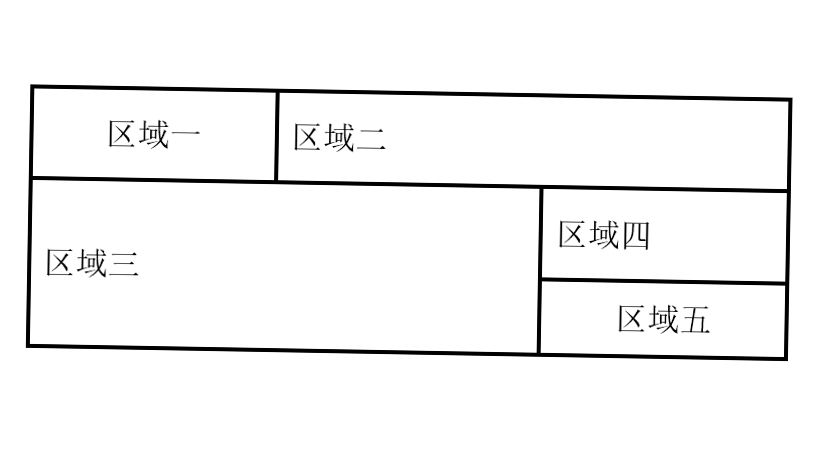
#> input picture img/20200101.png, 819 x 449 px
$ python DemoContours.py
#> lines starting #> are read from the running program, lines starting #| are printed output that depends on the picture; after the words box and inside, x2 and y2 are one past the last pixel; in counts of white or black regions, pixels touching at a corner belong together
### kocr/FurthestApartPointsFinder.py
import numpy as np
from kocr import basis


def find(number, points, norm=np.linalg.norm):
    vects = dict([(p, np.array(p)) for p in points])
    dists = dict()
    for a in points:
        for b in points:
            d = norm(vects[a] - vects[b])
            dists[(a, b)] = d
            dists[(b, a)] = d
    apart = []  # 分离点
    cache = dict()  # key点到其余分离点的距离之和
    for point in points:
        if len(apart) < number:
            apart.append(point)
            if len(apart) == number:
                for p in apart:
                    cache[p] = sum([dists[(p, q)] for q in apart if q != p])
        else:
            if point not in cache:
                # 找出离当前节点a最近的现有b
                temp = [(p, cache[p], sum([dists[(point, q)] for q in apart if q != p])) for p in apart]
                temp.sort(key=lambda p: p[2] - p[1], reverse=True)
                for p, old, new in temp:
                    # 如果现有apart集合中存在一个点p，使得给定point到apart点(除p以外)的距离之和更大，则用point替换p点
                    if new > old:
                        idx = apart.index(p)
                        del cache[p]
                        cache[point] = new
                        apart[idx] = point
                        break
    return apart

### kocr/ConvexPointsConnector.py
import numpy as np
from kocr import basis


def connect(points, norm=np.linalg.norm):
    path = []
    rest = list(points)
    last = None
    curr = None
    while len(rest) > 0:
        if last is None:
            curr = rest.pop()
        else:
            curr = rest.pop(basis.minindex([norm(np.array(last) - np.array(p)) for p in rest]))
        last = curr
        path.append(last)
    return path


def path_distances(path, norm=np.linalg.norm):
    last = None
    dists = []
    for p in path:
        if last is not None:
            dists.append(norm(np.array(p) - np.array(last)))
        last = p
    dists.append(norm(np.array(path[0]) - np.array(last)))
    return dists


def rect_shape(corners, norm=np.linalg.norm):
    border_length = path_distances(corners, norm)
    border_length.sort(reverse=True)  # 按边长降序排列
    return int(border_length[2]), int(border_length[0])  # 矩形的短边与长边


def redress_rect_corners(corners, targets, norm=np.linalg.norm):
    """
    矫正矩形的角点
    输入矩形的角点列表与目标矫正点集合，返回源角点对应的矫正坐标列表
    """
    source_corners = list(map(
        lambda target: corners[basis.minindex([norm(np.array(target) - np.array(p)) for p in corners])],
        targets))  # 寻找离矫正点最近的源点
    mapper = dict(zip(source_corners, targets))
    return [mapper[p] for p in corners]


# [2 lines that do not run on import are left out]

### kocr/basis.py
import numpy as np
import cv2


def center_point(points):
    if len(points) == 0:
        return None
    dims = len(points[0])
    size = len(points)
    return tuple([sum([p[d] for p in points]) / size for d in range(dims)])


def clustering_points(points, max_gap,
                      norm=np.linalg.norm,
                      center_trans=lambda x: int(round(x))):
    cluster = {}
    for point in points:
        if len(cluster) == 0:
            cluster[point] = [point]
        else:
            temp = [(i, min([norm(np.array(point) - np.array(p)) for p in group])) for i, group in cluster.items()]
            temp.sort(key=lambda d: d[1])
            i, dist = temp[0]
            if dist <= max_gap:
                cluster[i].append(point)
            else:
                cluster[point] = [point]
    for g, s in cluster.items():
        c = center_point(s)
        del cluster[g]
        cluster[tuple([center_trans(i) for i in list(c)])] = s
    return cluster


# [78 lines left out: functions dict_get, dist_point_line, flatten, groupby, group_reverse_map, imshow and 1 more, not called in this run]


def minindex(coll):
    """
    返回集合中最小值的下标
    """
    return None if len(coll) == 0 else coll.index(min(coll))


def polygon_to_box(polygon):
    print(polygon)
    return (polygon[0], polygon[3], polygon[4], polygon[7])


def sort(coll, key=lambda x: x, reverse=False):
    coll.sort(key=key, reverse=reverse)
    return coll


# [2 lines that do not run on import are left out]

### kocr/demo/DemoContours.py
from functools import reduce

import cv2
import numpy as np
from numpy.linalg import norm

from kocr import basis
from kocr import FurthestApartPointsFinder
from kocr import ConvexPointsConnector


def imshow(img, name=''):
    cv2.imshow(name, img)
    cv2.waitKey(0)
    cv2.destroyWindow(name)
    # [6 lines of commented-out code are left out]
img_file = '../../img/20200101.png'
# img_file = '../../img/20200105.png'
# img_file = '../../img/201912082029.png'
# img_file = '../../img/201912182116.png'
img_origin = cv2.imread(img_file, cv2.IMREAD_GRAYSCALE)
#> img_origin is the input picture: shape (449, 819); min 0, max 255, mean 244.3
# imshow(img_origin, '')
(height, width) = img_origin.shape

img_inverse = cv2.bitwise_not(img_origin)

img_adapt = cv2.adaptiveThreshold(img_inverse, 255, cv2.ADAPTIVE_THRESH_MEAN_C, cv2.THRESH_BINARY, 15, -2)
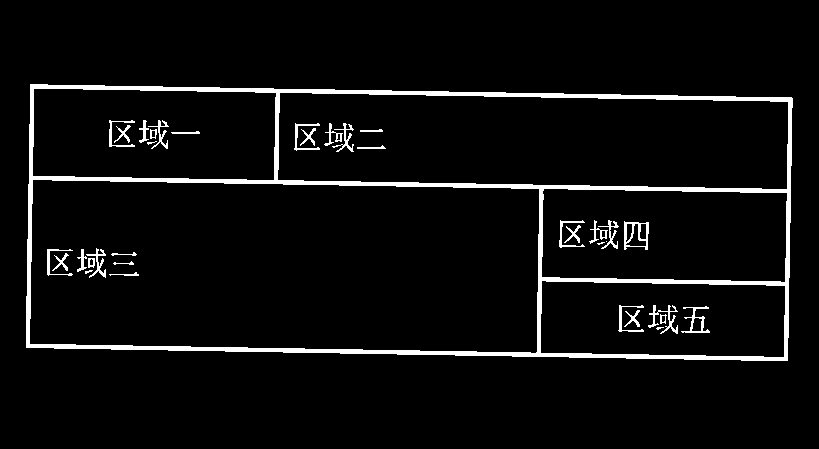
#> img_adapt: shape (449, 819); 4.9% white; 36 white regions (5 under 20 px), largest, box (x1, y1, x2, y2) and area: (26, 84, 793, 361) 14393, (624, 221, 649, 250) 302, (648, 305, 678, 334) 239
imshow(img_adapt)

img_depict_raw = img_adapt.copy()
rawLines = cv2.HoughLinesP(img_depict_raw, 1, np.pi / 180, 200, minLineLength=30, maxLineGap=10)
#> rawLines = 27 rows, first 6: [26, 346, 787, 359], [30, 87, 792, 101], [30, 84, 791, 97], [29, 178, 790, 192], [29, 176, 790, 189], [30, 86, 792, 99]
rawLineEnds = [line[0] for line in rawLines]
#> rawLineEnds = 27 items, first 6: [26, 346, 787, 359], [30, 87, 792, 101], [30, 84, 791, 97], [29, 178, 790, 192], [29, 176, 790, 189], [30, 86, 792, 99]

# 定位最大边界的上下左右范围
leftX, topY, rightX, bottomY = reduce(lambda a, b: [min(a[0], b[0]), min(a[1], b[1]), max(a[2], b[2]), max(a[3], b[3])],
                                      rawLineEnds)
#> leftX = 26; topY = 84; rightX = 792; bottomY = 359

# 获取与边界范围沾边的直线，即直线的一端在边界上
boundThick = 5
leftLines = [end for end in rawLineEnds if abs(end[0] - leftX) <= boundThick] + \
            [end for end in rawLineEnds if abs(end[2] - leftX) <= boundThick]
#> leftLines = [[26, 346, 787, 359], [30, 87, 792, 101], [30, 84, 791, 97], [29, 178, 790, 192], [29, 176, 790, 189], [30, 86, 792, 99], [26, 344, 787, 357], [26, 347, 345, 352], [26, 345, 231, 348], [27, 343, 32, 85], [26, 343, 30, 85], [29, 343, 33, 85], [26, 343, 30, 85]]
topLines = [end for end in rawLineEnds if abs(end[1] - topY) <= boundThick] + \
           [end for end in rawLineEnds if abs(end[3] - topY) <= boundThick]
#> topLines = [[30, 87, 792, 101], [30, 84, 791, 97], [30, 86, 792, 99], [27, 343, 32, 85], [26, 343, 30, 85], [29, 343, 33, 85]]
rightLines = [end for end in rawLineEnds if abs(end[0] - rightX) <= boundThick] + \
             [end for end in rawLineEnds if abs(end[2] - rightX) <= boundThick]
#> rightLines = 13 items, first 6: [26, 346, 787, 359], [30, 87, 792, 101], [30, 84, 791, 97], [29, 178, 790, 192], [29, 176, 790, 189], [30, 86, 792, 99]
bottomLines = [end for end in rawLineEnds if abs(end[1] - bottomY) <= boundThick] + \
              [end for end in rawLineEnds if abs(end[3] - bottomY) <= boundThick]
#> bottomLines = [[455, 355, 498, 355], [784, 360, 789, 98], [785, 360, 790, 98], [786, 360, 791, 98], [26, 346, 787, 359], [26, 344, 787, 357], [455, 355, 498, 355]]
lineEndsPoint = list(set([(end[0], end[1]) for end in leftLines] + [(end[2], end[3]) for end in leftLines] +
                         [(end[0], end[1]) for end in topLines] + [(end[2], end[3]) for end in topLines] +
                         [(end[0], end[1]) for end in rightLines] + [(end[2], end[3]) for end in rightLines] +
                         [(end[0], end[1]) for end in bottomLines] + [(end[2], end[3]) for end in bottomLines]))
#> lineEndsPoint = 38 pairs, first value 26 to 792, second value 84 to 360

aparts = FurthestApartPointsFinder.find(4, lineEndsPoint)
#> in find, `vects = dict([(p, np.array(p)) for p in points])`: vects = 38 items
#> the loop in find, `for a in points:` made 38 passes
#> a on passes 1 to 8: (498, 355), (788, 283), (785, 360), (26, 347), (787, 357), (26, 344), (29, 343), (789, 98)
#> after the loop in find, `for a in points:`: dists = 1444 items
#> the loop in find, `for point in points:` made 38 passes
#> after the loop in find, `for point in points:`: apart = [(30, 84), (789, 98), (787, 359), (26, 347)]; cache = {(26, 347): 1995.9, (789, 98): 1863.3, (787, 359): 1827.2, (30, 84): 1827.6}
#> aparts = [(30, 84), (789, 98), (787, 359), (26, 347)]
corners = ConvexPointsConnector.connect(aparts)
#> the loop in connect, `while len(rest) > 0:` made 4 passes
#> after the loop in connect, `while len(rest) > 0:`: path = [(26, 347), (30, 84), (789, 98), (787, 359)]
#> corners = [(26, 347), (30, 84), (789, 98), (787, 359)]

img_frames = np.zeros((height, width, 3), np.uint8)
for line in leftLines + topLines + rightLines + bottomLines:
    x1, y1, x2, y2 = line
    cv2.line(img_frames, (x1, y1), (x2, y2), (255, 255, 255), 1)
#> this loop made 39 passes
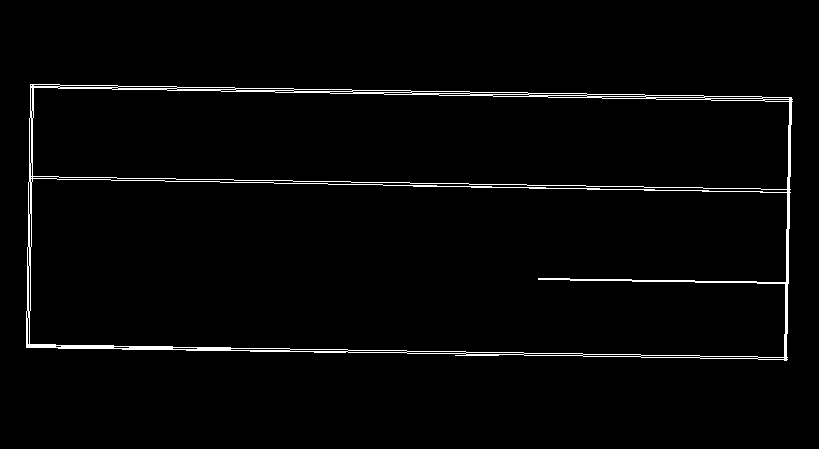
#> img_frames: shape (449, 819, 3); 2.2% white in thin lines or dots, all inside (x1, y1, x2, y2) = (26, 84, 793, 361)

for apart, color in dict(zip(corners, [(0, 0, 255), (0, 255, 255), (0, 255, 0), (255, 0, 0)])).items():
    cv2.circle(img_frames, apart, 5, color, 2)
#> this loop made 4 passes
#> (apart, color) on passes 1 to 4: ((26, 347), (0, 0, 255)), ((30, 84), (0, 255, 255)), ((789, 98), (0, 255, 0)), ((787, 359), (255, 0, 0))
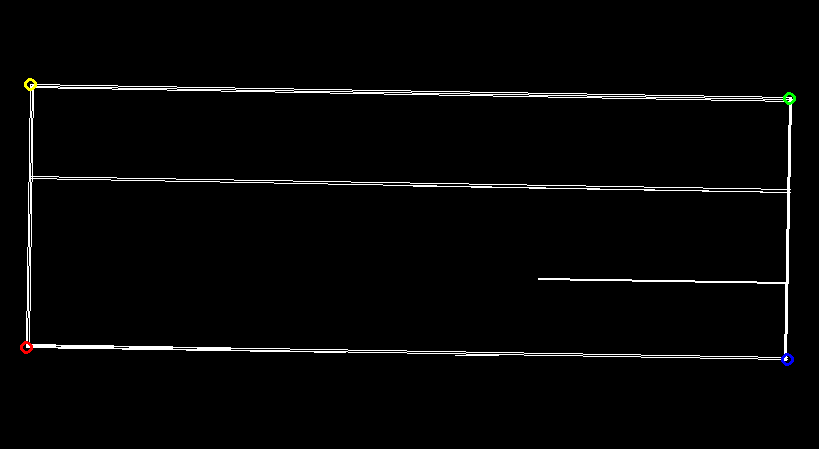
#> img_frames: shape (449, 819, 3); 0.1% of pixels changed, all inside (x1, y1, x2, y2) = (20, 78, 796, 366); drawn as B, G, R

imshow(img_frames)
cv2.imwrite('../../img/frame.png', img_frames)

redress_height, redress_width = ConvexPointsConnector.rect_shape(corners)  # 矫正后的图像尺寸
#> the loop in path_distances, `for p in path:` made 4 passes
#> after the loop in path_distances, `for p in path:`: dists = [263, 759.1, 261]
#> in rect_shape, `border_length = path_distances(corners, norm)`: border_length = [263, 759.1, 261, 761.1]
#> redress_height = 263; redress_width = 761
origin_corners = [(0, 0), (width, 0), (width, height), (0, height)]  # 源图像的矫正点
redress_corners = [(0, 0), (redress_width, 0), (redress_width, redress_height), (0, redress_height)]  # 矫正图像的矫正点
#> redress_corners = [(0, 0), (761, 0), (761, 263), (0, 263)]
corners_map = dict(zip(origin_corners, redress_corners))
#> corners_map = {(0, 0): (0, 0), (819, 0): (761, 0), (819, 449): (761, 263), (0, 449): (0, 263)}
# 获取源角点对应的源图中的角点，再映射成矫正图像中的角点
redress = [corners_map[red] for red in ConvexPointsConnector.redress_rect_corners(corners, origin_corners)]
#> in redress_rect_corners, `source_corners = list(map( lambda target: corners[basis.minindex([norm..`: source_corners = [(30, 84), (789, 98), (787, 359), (26, 347)]
#> in redress_rect_corners, `mapper = dict(zip(source_corners, targets))`: mapper = {(30, 84): (0, 0), (789, 98): (819, 0), (787, 359): (819, 449), (26, 347): (0, 449)}
#> redress = [(0, 263), (0, 0), (761, 0), (761, 263)]
margin = 5
redress = list(map(lambda p: (p[0] + margin, p[1] + margin), redress))
#> redress = [(5, 268), (5, 5), (766, 5), (766, 268)]

redress_transform = cv2.getPerspectiveTransform(np.array(corners, np.float32), np.array(redress, np.float32))
#> redress_transform = [[0.995, 0.0152, -26.12], [-0.0185, 1, -78.68], [-1.04e-05, 9.79e-06, 1]]

real_height = int(redress_height + 2 * margin)
#> real_height = 273
real_width = int(redress_width + 2 * margin)
#> real_width = 771
img_redress = cv2.warpPerspective(img_adapt.copy(), redress_transform, (real_width, real_height))
img_redress_origin = cv2.warpPerspective(img_origin.copy(), redress_transform, (real_width, real_height))
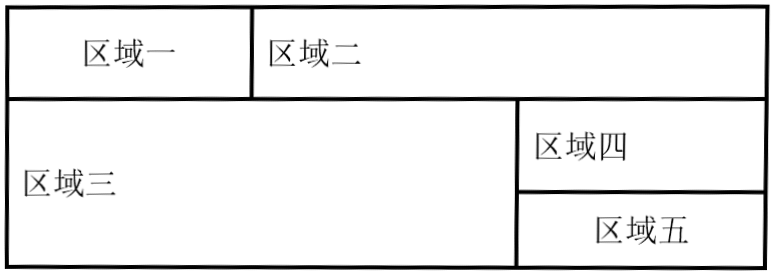
#> img_redress_origin: shape (273, 771); min 0, max 255, mean 236.2
# imshow(img_redress_origin)
cv2.imwrite('../../img/redress.png', img_redress_origin)

img_redress_inverse = cv2.bitwise_not(img_redress_origin)
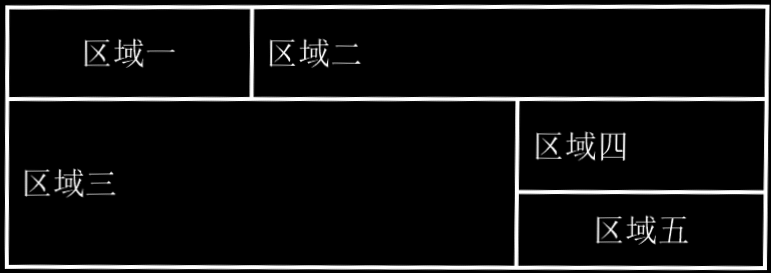
#> img_redress_inverse: shape (273, 771); min 0, max 255, mean 18.8
img_redress_adapt = cv2.adaptiveThreshold(img_redress_inverse, 255, cv2.ADAPTIVE_THRESH_MEAN_C, cv2.THRESH_BINARY, 15,
                                          -2)
#> img_redress_adapt: shape (273, 771); 8.9% white; 37 white regions (6 under 20 px), largest, box (x1, y1, x2, y2) and area: (4, 4, 770, 271) 14597, (601, 132, 626, 161) 315, (626, 215, 656, 245) 262

horizontal = img_redress_adapt.copy()
horizontal_scale = 10.0
# imshow(horizontal)
horizontalSize = int(width / horizontal_scale)
horizontalStructure = cv2.getStructuringElement(cv2.MORPH_RECT, (horizontalSize, 1))
horizontal = cv2.erode(horizontal, horizontalStructure)
#> horizontal: shape (273, 771); 4.3% white; 4 white regions, box (x1, y1, x2, y2) and area: (45, 265, 727, 270) 2896, (45, 5, 730, 10) 2757, (45, 97, 729, 101) 2736, (555, 190, 728, 194) 692
# imshow(horizontal)
horizontal = cv2.dilate(horizontal, horizontalStructure)
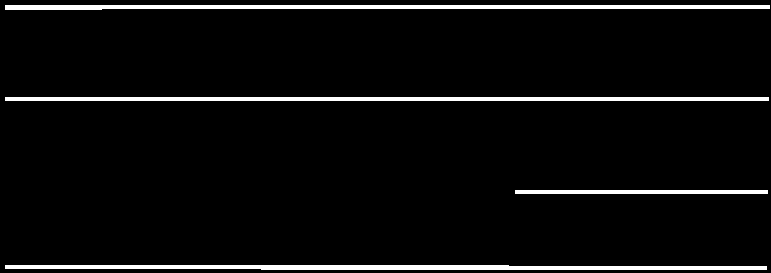
#> horizontal: shape (273, 771); 5% white; 4 white regions, box (x1, y1, x2, y2) and area: (5, 265, 767, 270) 3296, (5, 5, 770, 10) 3157, (5, 97, 769, 101) 3056, (515, 190, 768, 194) 1012
# imshow(horizontal)

vertical = img_redress_adapt.copy()
vertical_scale = 10.0
# imshow(vertical)
verticalSize = int(height / vertical_scale)
verticalStructure = cv2.getStructuringElement(cv2.MORPH_RECT, (1, verticalSize))
#> verticalStructure = 44 values from 1 to 1
vertical = cv2.erode(vertical, verticalStructure)
#> vertical: shape (273, 771); 1.2% white; 4 white regions, box (x1, y1, x2, y2) and area: (763, 26, 769, 249) 906, (5, 27, 10, 248) 892, (514, 119, 520, 249) 554, (250, 27, 254, 80) 212
# imshow(vertical)
vertical = cv2.dilate(vertical, verticalStructure)
#> vertical: shape (273, 771); 1.6% white; 4 white regions, box (x1, y1, x2, y2) and area: (763, 5, 769, 271) 1164, (5, 6, 10, 270) 1107, (514, 98, 520, 271) 812, (250, 6, 254, 102) 384
# imshow(vertical)

imshow(cv2.bitwise_or(horizontal, vertical))
cv2.imwrite('../../img/bit_or.png', cv2.bitwise_or(horizontal, vertical))
# imshow(cv2.bitwise_and(horizontal, vertical))
# TODO 交叉点 与 角点 取并集
cv2.imwrite('../../img/bit_and.png', cv2.bitwise_and(horizontal, vertical))
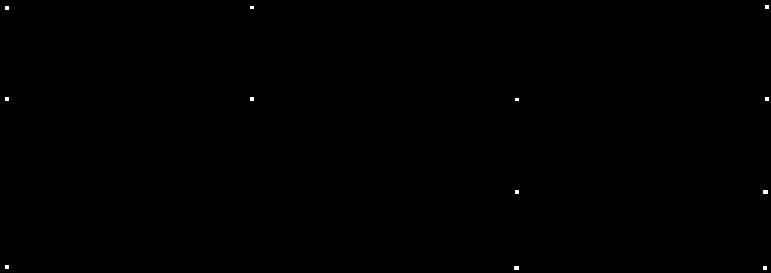
#> saved as bit_and.png: shape (273, 771); 0.09% white; 12 white regions (10 under 20 px), largest, box (x1, y1, x2, y2) and area: (763, 190, 768, 194) 20, (514, 266, 519, 270) 20

cross_point = cv2.bitwise_and(horizontal, vertical)
cross_ys, cross_xs = np.where(cross_point > 0)
#> cross_ys = 192 values from 5 to 269; cross_xs = 192 values, max 768 at index 3, min 5 at index 4, mean 438.5
img_cross = img_redress_adapt.copy()
for k, v in basis.clustering_points(zip(cross_xs, cross_ys), 5).items():
#> in center_point, `dims = len(points[0])`: dims = 2
#> in center_point, `size = len(points)`: size = 16
#> (the run stopped early here; a loop or call above may not have finished)
